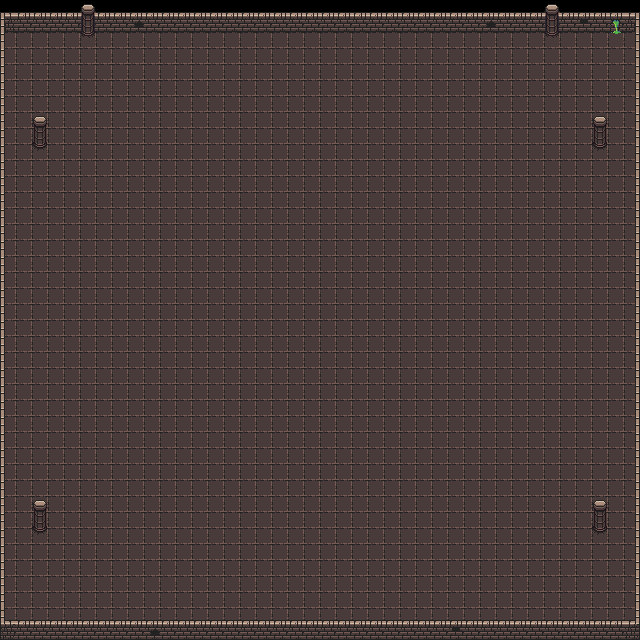

Tiled map render using the project's own tile images. Description and the map definition, with tile-layer contents summarised, below:
An orthogonal 40x40 tile map with 16x16 px tiles, 3 tile layers (floor, wall, architecture), 9 tilesets.

<map version="1.8" tiledversion="1.8.4" orientation="orthogonal" renderorder="right-down" width="40" height="40" tilewidth="16" tileheight="16" infinite="0" nextlayerid="13" nextobjectid="1">
 <tileset firstgid="1" source="drawable/map/floor/map_floor.tsx" />
 <tileset firstgid="11" source="drawable/map/wall/main/map_wall_main.tsx" />
 <tileset firstgid="17" source="drawable/map/wall/corner/map_wall_corner.tsx" />
 <tileset firstgid="25" source="drawable/map/wall/side/map_wall_side.tsx" />
 <tileset firstgid="31" source="drawable/map/column/map_column.tsx" />
 <tileset firstgid="34" source="drawable/map/door/map_door.tsx" />
 <tileset firstgid="40" source="drawable/map/wall/column/map_wall_column.tsx" />
 <tileset firstgid="43" source="drawable/map/wall/goo/map_wall_goo.tsx" />
 <tileset firstgid="45" source="drawable/map/wall/hole/map_wall_hole.tsx" />
 <layer id="10" name="floor" width="40" height="40" locked="1">
  <data>[1600 cells, 1519 non-empty, 1 distinct tile ids]</data>
 </layer>
 <layer id="11" name="wall" width="40" height="40" locked="1">
  <data>[1600 cells, 235 non-empty, 19 distinct tile ids]</data>
 </layer>
 <layer id="12" name="architecture" width="40" height="40">
  <data>[1600 cells, 12 non-empty, 3 distinct tile ids]</data>
 </layer>
</map>
